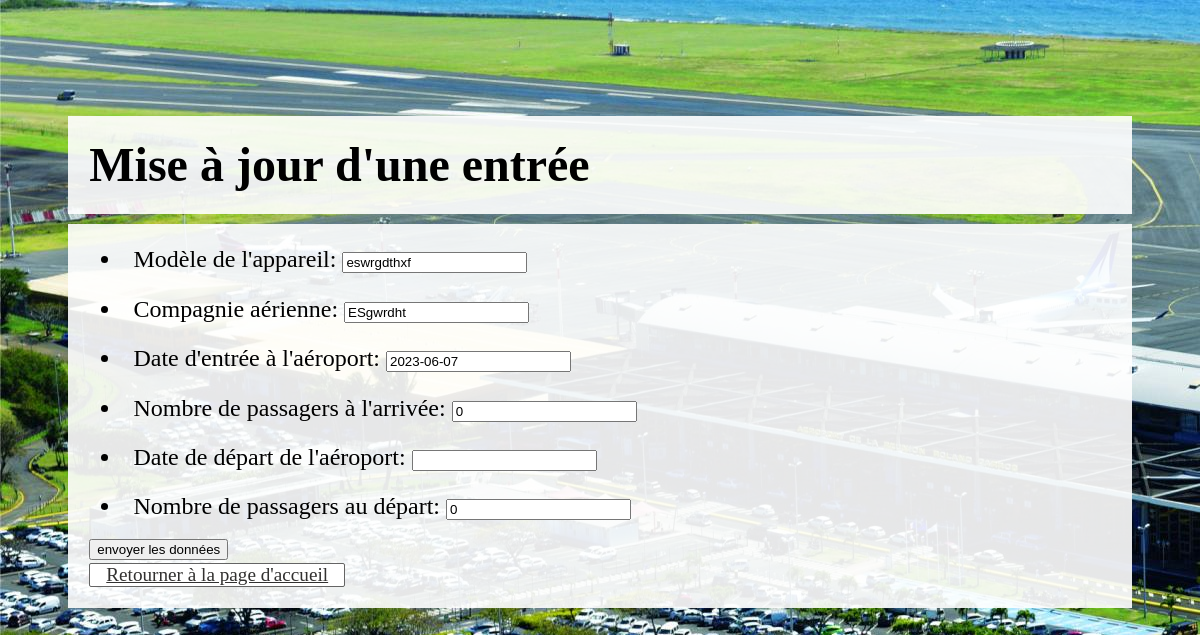
The app's page /aeroport/update/7/ with its own data.
### aeroport/models.py (models this page shows, shortened)
class Avion(models.Model):
    modele = models.CharField(max_length=100)
    comp = models.CharField(max_length=100)
    date_arrivee = models.DateField(default = date.today())
    date_depart = models.DateField(blank=True, default=None)
    nombre_passagers_depart = models.IntegerField(default = 0)
    nombre_passagers_arrivee = models.IntegerField(default = 0)
    def dic(self):
        return {"modele":self.modele, "comp":self.comp, "date_arrivee":self.date_arrivee, "date_depart":self.date_depart,
                "nombre_passagers_depart":self.nombre_passagers_depart, "nombre_passagers_arrivee":self.nombre_passagers_arrivee}

### aeroport/views.py (the view)
# urls.py: path('update/<int:id>/', views.update),
def update(request, id):
    avion = models.Avion.objects.get(pk=id)
    aform = AvionForm(avion.dic())
    return render(request, "aeroport/avions/update.html/", {"form":aform, "id":id})

### aeroport/forms.py
class AvionForm(ModelForm):
    class Meta:
        model = models.Avion
        fields = ('modele', 'comp', 'id', 'date_arrivee', 'nombre_passagers_arrivee', 'date_depart',
                  'nombre_passagers_depart')
        labels = {
            'modele': _('Modèle de l\'appareil'),
            'comp': _('Compagnie aérienne'),
            'date_arrivee': _('Date d\'entrée à l\'aéroport'),
            'nombre_passagers_arrivee': _('Nombre de passagers à l\'arrivée'),
            'date_depart': _('Date de départ de l\'aéroport'),
            'nombre_passagers_depart': _('Nombre de passagers au départ')
        }

### aeroport/Templates/aeroport/avions/update.html (shortened to what this page needs)
{% extends "main.html" %}
{% load static %}
{% block subtitle %}
Mise à jour d'une entrée
{% endblock %}
{% block content %}
<form method="post" action="/aeroport/updatetraitement/{{id}}/">
{{ form.as_ul }}
<input type="submit" value="envoyer les données"/>
</form>
<a href="/aeroport/index/">Retourner à la page d'accueil</a>
{% endblock %}

### aeroport/Static/main.css (style rules this page uses)
body { background-image: url("./background.jpg"); font-size: 1.5em; padding: 5%; }
a { display: inline-block; outline: 0; text-align: center; cursor: pointer; padding: 0px 16px; border-radius: 2px; min-width: 80px; height: fit-content; background-color: rgb(255, 255, 255); color: rgb(50, 49, 48); font-size: 0.8em; font-weight: 400; box-sizing: border-box; border: 1px solid rgb(100, 100, 100); }
li { padding: 1%; margin: 2px; }

### records on screen
Avion: modele "eswrgdthxf", comp "ESgwrdht", date_arrivee "2023-06-07", nombre_passagers_arrivee "0", nombre_passagers_depart "0"
